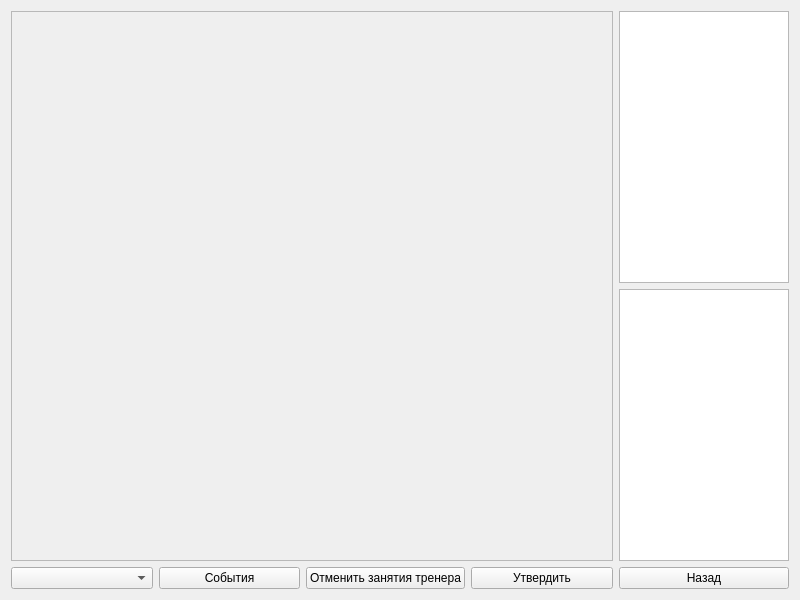
<?xml version="1.0" encoding="UTF-8"?>
<ui version="4.0">
 <class>Schedule</class>
 <widget class="QWidget" name="Schedule">
  <property name="geometry">
   <rect>
    <x>0</x>
    <y>0</y>
    <width>800</width>
    <height>600</height>
   </rect>
  </property>
  <property name="windowTitle">
   <string>Form</string>
  </property>
  <layout class="QHBoxLayout" name="horizontalLayout_4">
   <item>
    <layout class="QVBoxLayout" name="verticalLayout_2">
     <item>
      <widget class="QScrollArea" name="scrollArea">
       <property name="widgetResizable">
        <bool>true</bool>
       </property>
       <widget class="QWidget" name="scrollAreaWidgetContents">
        <property name="geometry">
         <rect>
          <x>0</x>
          <y>0</y>
          <width>460</width>
          <height>536</height>
         </rect>
        </property>
       </widget>
      </widget>
     </item>
     <item>
      <layout class="QHBoxLayout" name="horizontalLayout">
       <item>
        <widget class="QComboBox" name="comboBox"/>
       </item>
       <item>
        <widget class="QPushButton" name="pushButton_AddEvent">
         <property name="text">
          <string>События</string>
         </property>
        </widget>
       </item>
       <item>
        <widget class="QPushButton" name="pushButton_Cancellations">
         <property name="text">
          <string>Отменить занятия тренера</string>
         </property>
        </widget>
       </item>
       <item>
        <widget class="QPushButton" name="pushButton_Confirm">
         <property name="text">
          <string>Утвердить</string>
         </property>
        </widget>
       </item>
      </layout>
     </item>
    </layout>
   </item>
   <item>
    <layout class="QVBoxLayout" name="verticalLayout_3">
     <item>
      <widget class="QTextBrowser" name="textBrowser">
       <property name="maximumSize">
        <size>
         <width>170</width>
         <height>16777215</height>
        </size>
       </property>
      </widget>
     </item>
     <item>
      <widget class="QTextBrowser" name="textBrowser_2">
       <property name="maximumSize">
        <size>
         <width>170</width>
         <height>16777215</height>
        </size>
       </property>
      </widget>
     </item>
     <item>
      <widget class="QPushButton" name="pushButton_Home">
       <property name="maximumSize">
        <size>
         <width>170</width>
         <height>16777215</height>
        </size>
       </property>
       <property name="text">
        <string>Назад</string>
       </property>
      </widget>
     </item>
    </layout>
   </item>
  </layout>
 </widget>
 <resources/>
 <connections/>
</ui>
